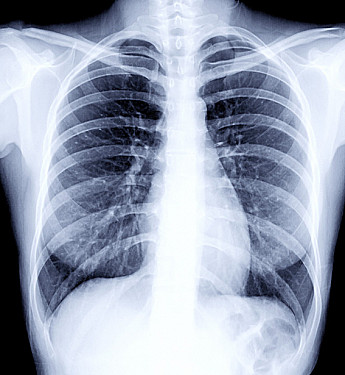
#> input picture lab8/raport/skan_xray.jpg, 345 x 375 px
$ python main.py
#> lines starting #> are read from the running program, lines starting #| are printed output that depends on the picture; long printed decimals are rounded
from PIL import Image
import numpy as np
from PIL import ImageChops, ImageOps
from PIL import ImageStat as stat
import matplotlib.pyplot as plt


#---------------------Zad 1---------------------
print("---------------------Zad 1---------------------")
im = Image.open('skan_xray.jpg')
#> im is the input picture: PIL image 345x375 RGB; mean R, G, B 154, 162.8, 180.8
tab_im = np.array(im)
r, g , b = im.split()
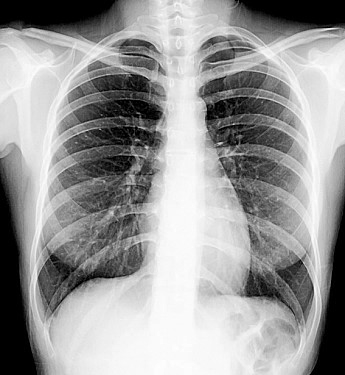
#> r: PIL image 345x375 L; min 0, max 255, mean 154
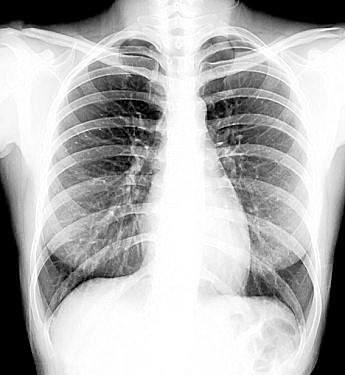
#> b: PIL image 345x375 L; min 0, max 255, mean 180.8

szary = r
print("Tryb obrazu: ", im.mode)
#| Tryb obrazu:  RGB

im_L = im.convert('L')
print("Tryb obrazu (po przekonwertowaniu): ", im_L.mode)
#| Tryb obrazu (po przekonwertowaniu):  L


#---------------------Zad 2---------------------
print("---------------------Zad 2---------------------")
def statystyki(im):
    s = stat.Stat(im)
    print("extrema ", s.extrema)
#| extrema  [(0, 255), (0, 255), (0, 255)]
    print("count ", s.count)
#| count  [129375, 129375, 129375]
    print("mean ", s.mean)
#| mean  [154.039, 162.790, 180.812]
    print("median ", s.median)
#| median  [178, 190, 215]
    print("stddev ", s.stddev)
#| stddev  [80.613, 81.677, 80.523]

print("Statystki obrazu: im")
statystyki(im)

print("\nStatystki obrazu: im_L")
statystyki(im_L)
#| extrema  [(0, 255)]
#| count  [129375]
#| mean  [162.245]
#| median  [189]
#| stddev  [81.133]

hist = im_L.histogram()
#> hist = 256 values, max 9196 at index 0, min 1 at index 255, mean 505.4
plt.title("Histogram 1")
plt.bar(range(256), hist[:], color='b', alpha=0.8)
#plt.savefig('histogram1.png')


#---------------------Zad 3---------------------

def histogram_norm(obraz):
    hist = obraz.histogram()
    w, h = obraz.size
#> w = 345; h = 375
    total_pixels = w * h
#> total_pixels = 129375
    hist_norm = [x / total_pixels for x in hist]
#> hist_norm = 256 values, max 0.0711 at index 0, min 7.73e-06 at index 255, mean 0.00391
    return hist_norm

hist2 = histogram_norm(im_L)
#> hist2 has the same summary as hist_norm in histogram_norm

plt.figure(figsize=(10, 4))
plt.title("Histogram 2 (znormalizowany)")
plt.bar(range(256), hist2[:], color='b', alpha=0.8)
#plt.savefig("histogram2.png")

#---------------------Zad 4---------------------
def histogram_cumul(obraz):
    norm = histogram_norm(obraz)
#> norm has the same summary as hist_norm in histogram_norm
    hist_kumul = []
    suma = 0.0
    for val in norm:
        suma += val
        hist_kumul.append(suma)
#> this loop made 256 passes
#> (val, suma) on passes 1 to 3: (0.0711, 0.0711), (0.00806, 0.0791), (0.00275, 0.0819)
#> after the loop, hist_kumul = 256 values from 0.0711 to 1; suma = 1
    return hist_kumul

hist3 = histogram_cumul(im_L)
#> hist3 = 256 values from 0.0711 to 1

plt.figure(figsize=(10, 4))
plt.title("Histogram 3 (skumulowany)")
plt.bar(range(256), hist3[:], color='b', alpha=0.8)
plt.savefig("histogram3.png")
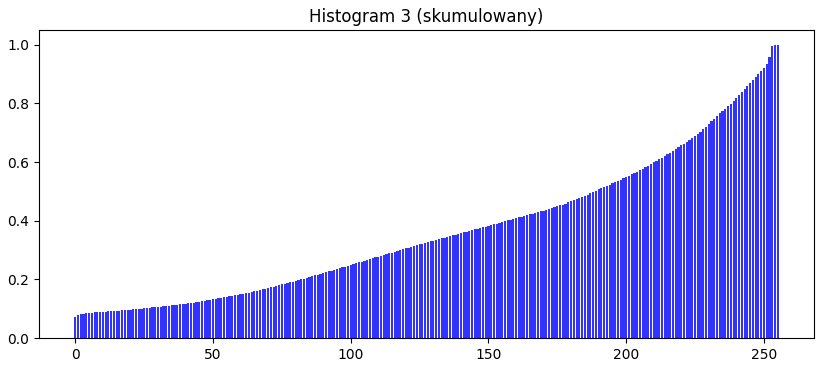
#> figure drawn by matplotlib, 1 panel; tallest bar 1 high, from x = 254.6 to 255.4

#---------------------Zad 5---------------------
def histogram_equalization(obraz):
    hist_cumul = histogram_cumul(obraz)
#> the loop in histogram_cumul (call 2), `for val in norm:` made 256 passes
#> hist_cumul = 256 values from 0.0711 to 1
    tab = [int(255 * x) for x in hist_cumul]
#> tab = 256 values from 18 to 255
    return obraz.point(tab)
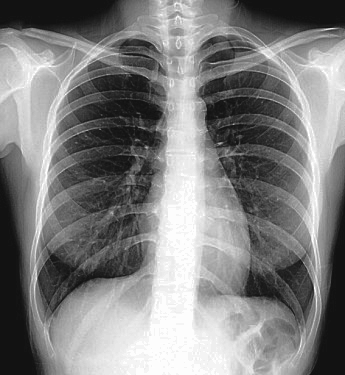
#> returned value: PIL image 345x375 L; min 18, max 255, mean 128.5

equalized = histogram_equalization(im_L)
#equalized.save("equalized.png")

#---------------------Zad 6---------------------
equalized1 = ImageOps.equalize(im_L)
#equalized1.save("equalized1.png")

#---------------------Zad 6.2---------------------
h_eq = equalized.histogram()
#> h_eq = 256 values, max 9196 at index 18, min 0 at index 0, mean 505.4
h_eq1 = equalized1.histogram()
#> h_eq1 = 256 values, max 9196 at index 0, min 0 at index 1, mean 505.4

plt.figure(figsize=(12, 8))

plt.subplot(2, 1, 1)
plt.title("Histogram 'equalized.png'")
plt.bar(range(256), h_eq[:], color='r', alpha=0.8)

plt.subplot(2, 1, 2)
plt.title("Histogram 'equalized1.png'")
plt.bar(range(256), h_eq1[:], color='b', alpha=0.8)

#plt.savefig("histogram4.png")

#---------------------Zad 6.3---------------------
print("---------------------Zad 6.3---------------------")
print("\nObraz 'equalized.png'")
statystyki(equalized)
#| extrema  [(18, 255)]
#| count  [129375]
#| mean  [128.520]
#| median  [128]
#| stddev  [73.241]

print("\nObraz 'equalized1.png'")
statystyki(equalized1)
#| extrema  [(0, 255)]
#| count  [129375]
#| mean  [126.116]
#| median  [127]
#| stddev  [74.021]
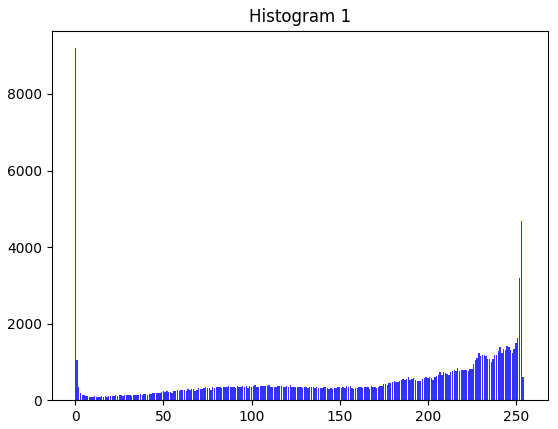
#> figure drawn by matplotlib, 1 panel; tallest bar 9196 high, from x = -0.4 to 0.4
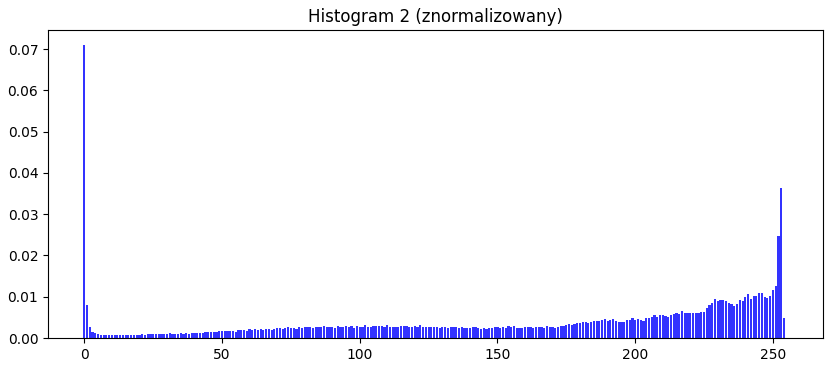
#> figure drawn by matplotlib, 1 panel; tallest bar 0.0711 high, from x = -0.4 to 0.4
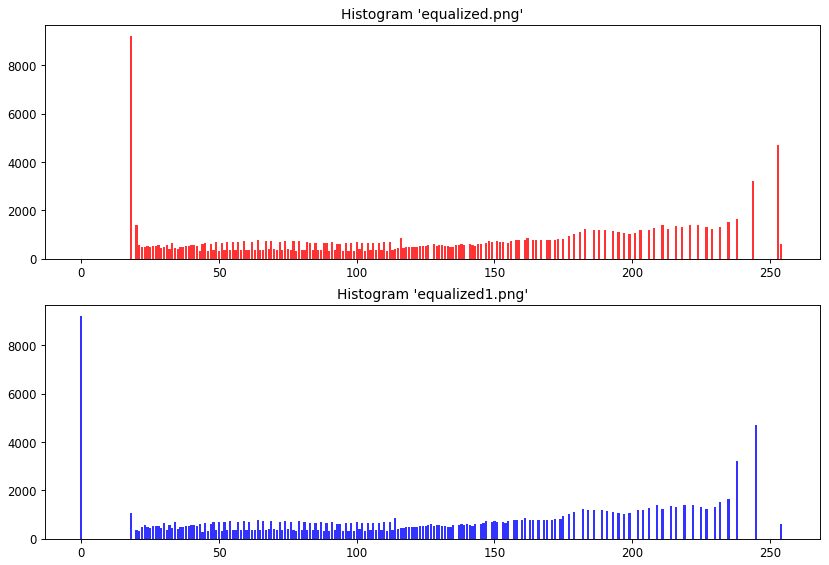
#> figure drawn by matplotlib, 2 panels; panel 1: tallest bar 9196 high, from x = 17.6 to 18.4; panel 2: tallest bar 9196 high, from x = -0.4 to 0.4
